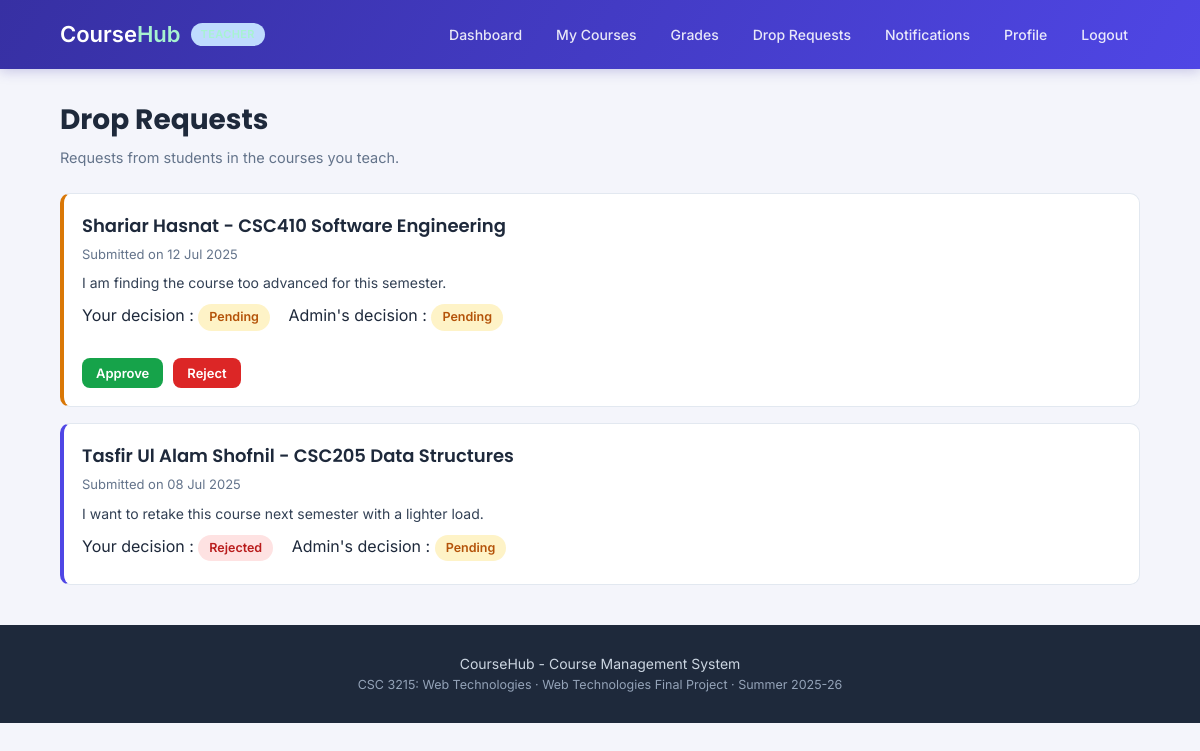
The page /drop-requests.php (signed in) on the database its author committed.
### tables this page shows
CREATE TABLE drop_requests (
    request_id     INT AUTO_INCREMENT PRIMARY KEY,
    student_id     INT NOT NULL,
    course_id      INT NOT NULL,
    reason         TEXT NOT NULL,
    teacher_status VARCHAR(20) DEFAULT 'pending',
    admin_status   VARCHAR(20) DEFAULT 'pending',
    created_at     DATE,
    FOREIGN KEY (student_id) REFERENCES users(user_id)     ON DELETE CASCADE,
    FOREIGN KEY (course_id)  REFERENCES courses(course_id) ON DELETE CASCADE
);

CREATE TABLE users (
    user_id     INT AUTO_INCREMENT PRIMARY KEY,
    name        VARCHAR(100) NOT NULL,
    email       VARCHAR(100) NOT NULL UNIQUE,
    password    VARCHAR(255) NOT NULL,
    role        ENUM('admin','teacher','student') NOT NULL DEFAULT 'student',
    phone       VARCHAR(20),
    department  VARCHAR(100),
    bio         TEXT,
    status      VARCHAR(20)  DEFAULT 'active',
    joined      DATE
);

CREATE TABLE courses (
    course_id     INT AUTO_INCREMENT PRIMARY KEY,
    course_code   VARCHAR(20)  NOT NULL UNIQUE,
    title         VARCHAR(150) NOT NULL,
    description   TEXT,
    credit_hour   DECIMAL(2,1) NOT NULL DEFAULT 3.0,
    teacher_id    INT DEFAULT NULL,
    capacity      INT NOT NULL DEFAULT 40,
    course_status VARCHAR(20) DEFAULT 'active',
    created_at    DATE,
    FOREIGN KEY (teacher_id) REFERENCES users(user_id) ON DELETE SET NULL
);

### check_login.php (called while the page is built, shortened)
<?php
$me = getUser($conn, $_SESSION["user_id"]);
?>

### drop-requests.php (the view, shortened to what this page needs)
<?php
require_once "config.php";
require_once "functions.php";
require_once "check_login.php";
    ?>
    <?php
require_once "check_teacher.php";
$stmt = $conn->prepare("SELECT d.*, c.course_code, c.title, u.name AS student_name
                        FROM drop_requests d
                        JOIN courses c ON d.course_id = c.course_id
                        JOIN users u ON d.student_id = u.user_id
                        WHERE c.teacher_id = ?
                        ORDER BY d.teacher_status ASC, d.request_id DESC");
$stmt->bind_param("i", $me["user_id"]);
$stmt->execute();
$result = $stmt->get_result();
include "header.php";
?>
<div class="page">
    <h1>Drop Requests</h1>
    <p class="page-info">Requests from students in the courses you teach.</p>
    <?php if ($result->num_rows == 0) { ?>
        <div class="empty">No drop request for your courses yet.</div>
    <?php } else { while ($r = $result->fetch_assoc()) { ?>
        <div class="item <?php echo $r["teacher_status"] == "pending" ? "item-orange" : ""; ?>">
            <h3><?php echo htmlspecialchars($r["student_name"]); ?> - <?php echo htmlspecialchars($r["course_code"] . " " . $r["title"]); ?></h3>
            <div class="item-info">Submitted on <?php echo showDate($r["created_at"]); ?></div>
            <div class="item-text"><?php echo htmlspecialchars($r["reason"]); ?></div>
            <p>Your decision : <?php echo showStatus($r["teacher_status"]); ?>
               &nbsp; Admin's decision : <?php echo showStatus($r["admin_status"]); ?></p>
            <?php if ($r["teacher_status"] == "pending") { ?>
                <div class="buttons">
                    <button class="btn-small btn-green" onclick="window.location.href='drop-requests.php?action=teacher_approve&id=<?php echo $r["request_id"]; ?>'">Approve</button>
                    <button class="btn-small btn-red" onclick="if (confirm('Reject this drop request?')) { window.location.href='drop-requests.php?action=teacher_reject&id=<?php echo $r["request_id"]; ?>'; }">Reject</button>
                </div>
            <?php } ?>
        </div>
    <?php } } ?>
</div>
<?php
include "footer.php";
?>

### functions.php (shortened to what this page needs)
<?php
function getUser($conn, $user_id) {
    $stmt = $conn->prepare("SELECT * FROM users WHERE user_id = ?");
    $stmt->bind_param("i", $user_id);
    $stmt->execute();
    $result = $stmt->get_result();
    $user = $result->fetch_assoc();
    return $user;
}
function showStatus($status) {
    $green  = array("active", "enrolled", "approved", "done", "completed");
    $orange = array("pending", "in progress");
    if (in_array($status, $orange)) {
        return "<span class='tag tag-orange'>" . ucfirst($status) . "</span>";
    }
    return "<span class='tag tag-red'>" . ucfirst($status) . "</span>";
}
function showRole($role) {
    if ($role == "teacher") {
        return "<span class='badge badge-teacher'>Teacher</span>";
    }
    return "<span class='badge badge-student'>Student</span>";
}
function countUnread($conn, $user_id) {
    $stmt = $conn->prepare("SELECT COUNT(*) AS total FROM notifications
                            WHERE user_id = ? AND is_read = 0");
    $stmt->bind_param("i", $user_id);
    $stmt->execute();
    $result = $stmt->get_result();
    $row = $result->fetch_assoc();
    return $row["total"];
}
function showDate($date) {
    return date("d M Y", strtotime($date));
}
?>

### style.css (style rules this page uses)
:root { --primary: #4f46e5; --primary-dark: #3730a3; --primary-light:#eef2ff; --accent: #14b8a6; --accent-dark: #0f766e; --ink: #1e293b; --ink-light: #64748b; --bg: #f4f5fb; --white: #ffffff; --border: #e2e8f0; --green: #16a34a; --green-bg: #dcfce7; --orange: #d97706; --orange-bg: #fef3c7; --red: #dc2626; --red-bg: #fee2e2; --radius: 12px; --shadow: 0 4px 18px rgba(30, 41, 59, 0.07); --shadow-hover: 0 8px 26px rgba(30, 41, 59, 0.12); }
* { margin:0; padding:0; box-sizing:border-box; font-family:'Inter', Arial, Helvetica, sans-serif; }
h1, h2, h3, .logo { font-family:'Poppins', Arial, Helvetica, sans-serif; }
body { background:var(--bg); color:var(--ink); line-height:1.5; }
.logo span { color:#a7f3d0; }
.badge { font-size:11px; font-weight:600; padding:3px 10px; border-radius:20px; text-transform:uppercase; letter-spacing:0.4px; }
.badge-teacher { background:#bfdbfe; color:#1e3a8a; }
.page { width:1080px; max-width:94%; margin:30px auto; }
h1 { color:var(--ink); margin-bottom:6px; font-weight:700; font-size:28px; }
h3 { color:var(--ink); font-size:18px; font-weight:600; }
.page-info { color:var(--ink-light); font-size:14.5px; margin-bottom:24px; }
button, .btn { padding:11px 20px; border:none; border-radius:8px; background:var(--primary); color:white; font-size:14.5px; font-weight:600; cursor:pointer; transition:background 0.15s ease, transform 0.05s ease; display:inline-block; }
.btn-small { padding:7px 14px; font-size:13px; }
.btn-green { background:var(--green); }
.btn-red { background:var(--red); }
.buttons { margin-top:22px; display:flex; gap:10px; flex-wrap:wrap; }
.item { background:var(--white); border:1px solid var(--border); border-left:4px solid var(--primary); border-radius:10px; padding:18px; margin-bottom:16px; transition:box-shadow 0.15s ease; }
.item h3 { margin-bottom:6px; }
.item-info { color:var(--ink-light); font-size:13px; margin-bottom:8px; }
.item-text { font-size:14px; margin-bottom:10px; color:#334155; }
.item-orange { border-left:4px solid var(--orange); }
.tag { display:inline-block; background:#eef1f7; color:var(--ink); padding:4px 11px; border-radius:20px; font-size:12.5px; font-weight:600; margin-right:5px; margin-bottom:5px; }
.tag-red { background:var(--red-bg); color:#b91c1c; }
.tag-orange { background:var(--orange-bg); color:#b45309; }

### rows shown on the page
drop_requests: student.name "Shariar Hasnat", course.title "CSC410 Software Engineering", created_at "12 Jul 2025", reason "I am finding the course too advanced for this semester.", teacher_status "Pending Pending"
drop_requests: student.name "Tasfir Ul Alam Shofnil", course.title "CSC205 Data Structures", created_at "08 Jul 2025", reason "I want to retake this course next semester with a lighter load.", teacher_status "Rejected", admin_status "Pending"
